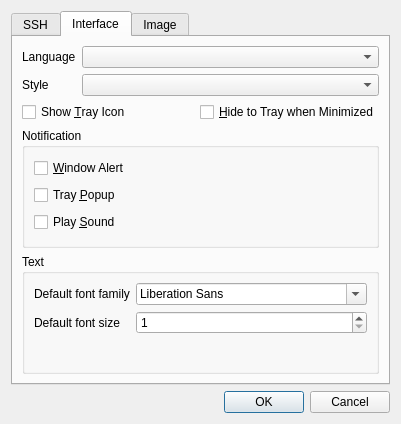
<?xml version="1.0" encoding="UTF-8"?>
<ui version="4.0">
 <class>SettingsDialog</class>
 <widget class="QDialog" name="SettingsDialog">
  <property name="geometry">
   <rect>
    <x>0</x>
    <y>0</y>
    <width>400</width>
    <height>424</height>
   </rect>
  </property>
  <property name="windowTitle">
   <string>Settings</string>
  </property>
  <property name="windowIcon">
   <iconset>
    <normaloff>sshout.png</normaloff>sshout.png</iconset>
  </property>
  <layout class="QVBoxLayout" name="verticalLayout">
   <item>
    <widget class="QTabWidget" name="tabWidget">
     <property name="currentIndex">
      <number>1</number>
     </property>
     <widget class="QWidget" name="tab_ssh">
      <attribute name="title">
       <string>SSH</string>
      </attribute>
      <layout class="QGridLayout" name="gridLayout">
       <item row="0" column="0" colspan="2">
        <widget class="QCheckBox" name="checkBox_use_separete_known_hosts">
         <property name="text">
          <string>Set separate &amp;known hosts</string>
         </property>
        </widget>
       </item>
       <item row="1" column="0" colspan="3">
        <widget class="QTextEdit" name="textEdit_known_hosts"/>
       </item>
       <item row="2" column="0" colspan="2">
        <widget class="QCheckBox" name="checkBox_use_internal_ssh_library">
         <property name="text">
          <string>Use &amp;internal OpenSSH library</string>
         </property>
        </widget>
       </item>
       <item row="3" column="0">
        <widget class="QLabel" name="label_ssh_program">
         <property name="text">
          <string>SSH program path</string>
         </property>
        </widget>
       </item>
       <item row="3" column="1">
        <widget class="QLineEdit" name="lineEdit_ssh_program"/>
       </item>
       <item row="3" column="2">
        <widget class="QToolButton" name="browse_ssh_program_button">
         <property name="text">
          <string>...</string>
         </property>
        </widget>
       </item>
       <item row="4" column="0">
        <widget class="QLabel" name="label_ssh_args">
         <property name="text">
          <string>Addional options for SSH</string>
         </property>
        </widget>
       </item>
       <item row="4" column="1" colspan="2">
        <widget class="QLineEdit" name="lineEdit_ssh_args"/>
       </item>
       <item row="5" column="0">
        <widget class="QLabel" name="label_environment">
         <property name="text">
          <string>Addional Environment:</string>
         </property>
        </widget>
       </item>
       <item row="6" column="0" colspan="3">
        <layout class="QHBoxLayout" name="horizontalLayout_5">
         <item>
          <widget class="QTreeWidget" name="environment_list">
           <property name="editTriggers">
            <set>QAbstractItemView::DoubleClicked|QAbstractItemView::EditKeyPressed|QAbstractItemView::SelectedClicked</set>
           </property>
           <column>
            <property name="text">
             <string>Name</string>
            </property>
           </column>
           <column>
            <property name="text">
             <string>Value</string>
            </property>
           </column>
          </widget>
         </item>
         <item>
          <layout class="QVBoxLayout" name="verticalLayout_2">
           <item>
            <widget class="QPushButton" name="button_add_env_item">
             <property name="maximumSize">
              <size>
               <width>32</width>
               <height>32</height>
              </size>
             </property>
             <property name="text">
              <string>+</string>
             </property>
            </widget>
           </item>
           <item>
            <spacer name="verticalSpacer_2">
             <property name="orientation">
              <enum>Qt::Vertical</enum>
             </property>
             <property name="sizeHint" stdset="0">
              <size>
               <width>20</width>
               <height>40</height>
              </size>
             </property>
            </spacer>
           </item>
           <item>
            <widget class="QPushButton" name="button_remove_env_item">
             <property name="maximumSize">
              <size>
               <width>32</width>
               <height>32</height>
              </size>
             </property>
             <property name="text">
              <string>-</string>
             </property>
            </widget>
           </item>
          </layout>
         </item>
        </layout>
       </item>
      </layout>
     </widget>
     <widget class="QWidget" name="tab_interface">
      <attribute name="title">
       <string>Interface</string>
      </attribute>
      <layout class="QGridLayout" name="gridLayout_3">
       <item row="1" column="0">
        <widget class="QLabel" name="label_style">
         <property name="sizePolicy">
          <sizepolicy hsizetype="Maximum" vsizetype="Preferred">
           <horstretch>0</horstretch>
           <verstretch>0</verstretch>
          </sizepolicy>
         </property>
         <property name="text">
          <string>Style</string>
         </property>
        </widget>
       </item>
       <item row="1" column="1" colspan="2">
        <widget class="QComboBox" name="combo_box_style"/>
       </item>
       <item row="2" column="0" colspan="2">
        <widget class="QCheckBox" name="checkBox_show_tray_icon">
         <property name="text">
          <string>Show &amp;Tray Icon</string>
         </property>
        </widget>
       </item>
       <item row="3" column="0" colspan="3">
        <widget class="QGroupBox" name="groupBox_notification">
         <property name="title">
          <string>Notification</string>
         </property>
         <layout class="QVBoxLayout" name="verticalLayout_3">
          <item>
           <widget class="QCheckBox" name="checkBox_window_alert_notification">
            <property name="text">
             <string>&amp;Window Alert</string>
            </property>
           </widget>
          </item>
          <item>
           <widget class="QCheckBox" name="checkBox_tray_popup">
            <property name="text">
             <string>Tray &amp;Popup</string>
            </property>
           </widget>
          </item>
          <item>
           <widget class="QCheckBox" name="checkBox_sound_notification">
            <property name="text">
             <string>Play &amp;Sound</string>
            </property>
           </widget>
          </item>
         </layout>
        </widget>
       </item>
       <item row="4" column="0" colspan="3">
        <widget class="QGroupBox" name="groupBox_text">
         <property name="title">
          <string>Text</string>
         </property>
         <layout class="QFormLayout" name="formLayout">
          <item row="0" column="0">
           <widget class="QLabel" name="label_font">
            <property name="text">
             <string>Default font family</string>
            </property>
           </widget>
          </item>
          <item row="0" column="1">
           <widget class="QFontComboBox" name="fontComboBox"/>
          </item>
          <item row="1" column="0">
           <widget class="QLabel" name="label">
            <property name="text">
             <string>Default font size</string>
            </property>
           </widget>
          </item>
          <item row="1" column="1">
           <widget class="QSpinBox" name="spinBox_font_size">
            <property name="minimum">
             <number>1</number>
            </property>
            <property name="maximum">
             <number>256</number>
            </property>
           </widget>
          </item>
         </layout>
        </widget>
       </item>
       <item row="2" column="2">
        <widget class="QCheckBox" name="checkBox_minimize_to_tray">
         <property name="text">
          <string>&amp;Hide to Tray when Minimized</string>
         </property>
        </widget>
       </item>
       <item row="0" column="0">
        <widget class="QLabel" name="label_language">
         <property name="text">
          <string>Language</string>
         </property>
        </widget>
       </item>
       <item row="0" column="1" colspan="2">
        <widget class="QComboBox" name="combo_box_language"/>
       </item>
      </layout>
     </widget>
     <widget class="QWidget" name="tab_image">
      <attribute name="title">
       <string>Image</string>
      </attribute>
      <layout class="QGridLayout" name="gridLayout_2">
       <item row="1" column="0" colspan="2">
        <spacer name="verticalSpacer">
         <property name="orientation">
          <enum>Qt::Vertical</enum>
         </property>
         <property name="sizeHint" stdset="0">
          <size>
           <width>20</width>
           <height>40</height>
          </size>
         </property>
        </spacer>
       </item>
       <item row="0" column="0">
        <widget class="QCheckBox" name="checkBox_use_custom_jpeg_quality">
         <property name="text">
          <string>Override default JPEG quality</string>
         </property>
        </widget>
       </item>
       <item row="0" column="1">
        <widget class="QSpinBox" name="spinBox_jpeg_quality">
         <property name="value">
          <number>90</number>
         </property>
        </widget>
       </item>
      </layout>
     </widget>
    </widget>
   </item>
   <item>
    <widget class="QDialogButtonBox" name="buttonBox">
     <property name="orientation">
      <enum>Qt::Horizontal</enum>
     </property>
     <property name="standardButtons">
      <set>QDialogButtonBox::Cancel|QDialogButtonBox::Ok</set>
     </property>
    </widget>
   </item>
  </layout>
 </widget>
 <resources/>
 <connections>
  <connection>
   <sender>buttonBox</sender>
   <signal>accepted()</signal>
   <receiver>SettingsDialog</receiver>
   <slot>accept()</slot>
   <hints>
    <hint type="sourcelabel">
     <x>248</x>
     <y>254</y>
    </hint>
    <hint type="destinationlabel">
     <x>157</x>
     <y>274</y>
    </hint>
   </hints>
  </connection>
  <connection>
   <sender>buttonBox</sender>
   <signal>rejected()</signal>
   <receiver>SettingsDialog</receiver>
   <slot>reject()</slot>
   <hints>
    <hint type="sourcelabel">
     <x>316</x>
     <y>260</y>
    </hint>
    <hint type="destinationlabel">
     <x>286</x>
     <y>274</y>
    </hint>
   </hints>
  </connection>
  <connection>
   <sender>checkBox_use_separete_known_hosts</sender>
   <signal>toggled(bool)</signal>
   <receiver>textEdit_known_hosts</receiver>
   <slot>setEnabled(bool)</slot>
   <hints>
    <hint type="sourcelabel">
     <x>199</x>
     <y>54</y>
    </hint>
    <hint type="destinationlabel">
     <x>199</x>
     <y>103</y>
    </hint>
   </hints>
  </connection>
  <connection>
   <sender>checkBox_use_internal_ssh_library</sender>
   <signal>toggled(bool)</signal>
   <receiver>SettingsDialog</receiver>
   <slot>use_internal_ssh_library_checked(bool)</slot>
   <hints>
    <hint type="sourcelabel">
     <x>199</x>
     <y>152</y>
    </hint>
    <hint type="destinationlabel">
     <x>199</x>
     <y>190</y>
    </hint>
   </hints>
  </connection>
  <connection>
   <sender>button_add_env_item</sender>
   <signal>clicked()</signal>
   <receiver>SettingsDialog</receiver>
   <slot>add_environment_variable()</slot>
   <hints>
    <hint type="sourcelabel">
     <x>361</x>
     <y>273</y>
    </hint>
    <hint type="destinationlabel">
     <x>199</x>
     <y>190</y>
    </hint>
   </hints>
  </connection>
  <connection>
   <sender>button_remove_env_item</sender>
   <signal>clicked()</signal>
   <receiver>SettingsDialog</receiver>
   <slot>remove_environment_variable()</slot>
   <hints>
    <hint type="sourcelabel">
     <x>361</x>
     <y>309</y>
    </hint>
    <hint type="destinationlabel">
     <x>199</x>
     <y>190</y>
    </hint>
   </hints>
  </connection>
  <connection>
   <sender>browse_ssh_program_button</sender>
   <signal>clicked()</signal>
   <receiver>SettingsDialog</receiver>
   <slot>browse_ssh_program()</slot>
   <hints>
    <hint type="sourcelabel">
     <x>367</x>
     <y>187</y>
    </hint>
    <hint type="destinationlabel">
     <x>199</x>
     <y>190</y>
    </hint>
   </hints>
  </connection>
  <connection>
   <sender>SettingsDialog</sender>
   <signal>accepted()</signal>
   <receiver>SettingsDialog</receiver>
   <slot>save_settings()</slot>
   <hints>
    <hint type="sourcelabel">
     <x>199</x>
     <y>190</y>
    </hint>
    <hint type="destinationlabel">
     <x>199</x>
     <y>190</y>
    </hint>
   </hints>
  </connection>
  <connection>
   <sender>checkBox_show_tray_icon</sender>
   <signal>clicked(bool)</signal>
   <receiver>checkBox_tray_popup</receiver>
   <slot>setEnabled(bool)</slot>
   <hints>
    <hint type="sourcelabel">
     <x>199</x>
     <y>94</y>
    </hint>
    <hint type="destinationlabel">
     <x>203</x>
     <y>289</y>
    </hint>
   </hints>
  </connection>
  <connection>
   <sender>checkBox_use_custom_jpeg_quality</sender>
   <signal>clicked(bool)</signal>
   <receiver>spinBox_jpeg_quality</receiver>
   <slot>setEnabled(bool)</slot>
   <hints>
    <hint type="sourcelabel">
     <x>150</x>
     <y>60</y>
    </hint>
    <hint type="destinationlabel">
     <x>333</x>
     <y>61</y>
    </hint>
   </hints>
  </connection>
 </connections>
 <slots>
  <slot>use_internal_ssh_library_checked(bool)</slot>
  <slot>add_environment_variable()</slot>
  <slot>remove_environment_variable()</slot>
  <slot>browse_ssh_program()</slot>
  <slot>save_settings()</slot>
 </slots>
</ui>
